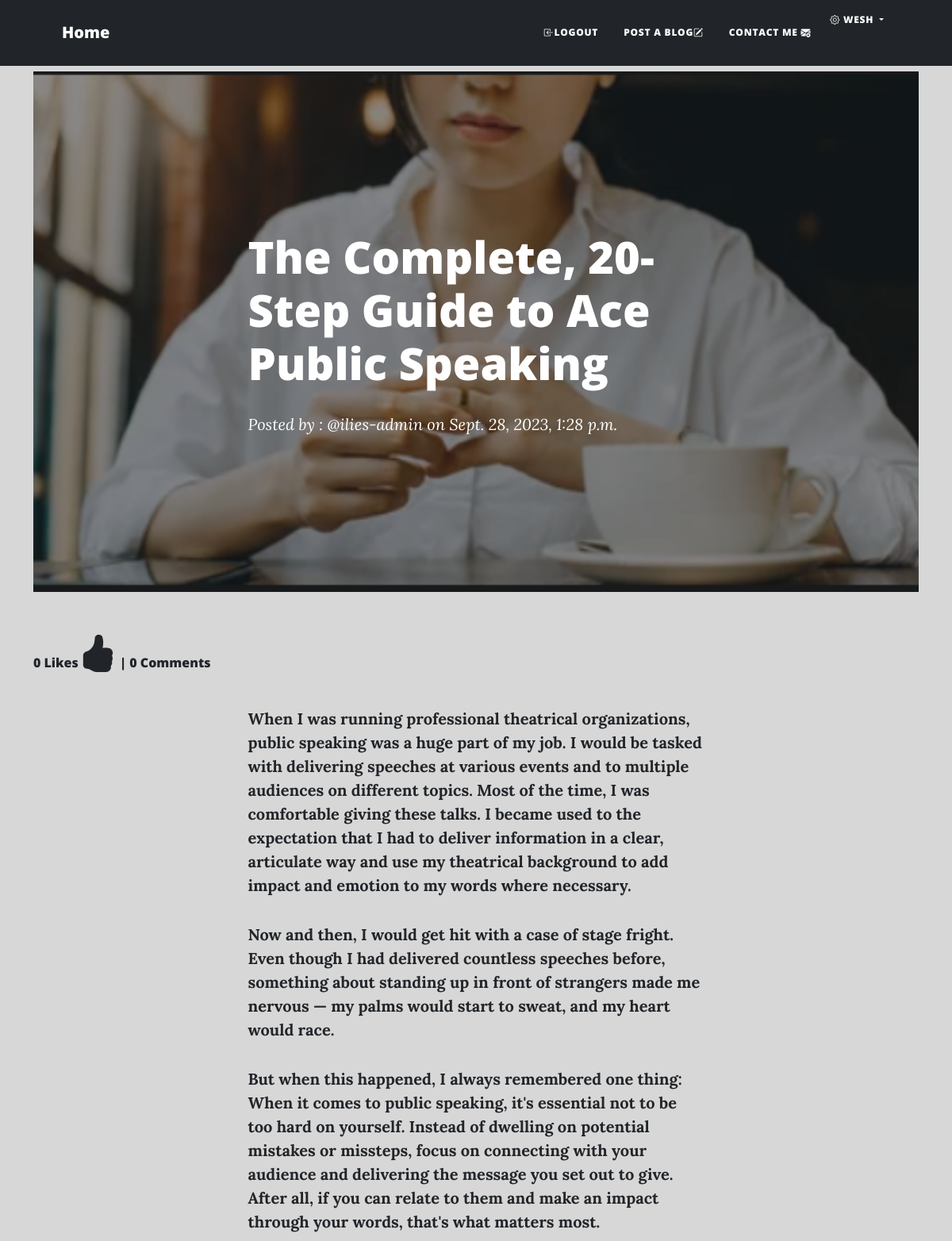
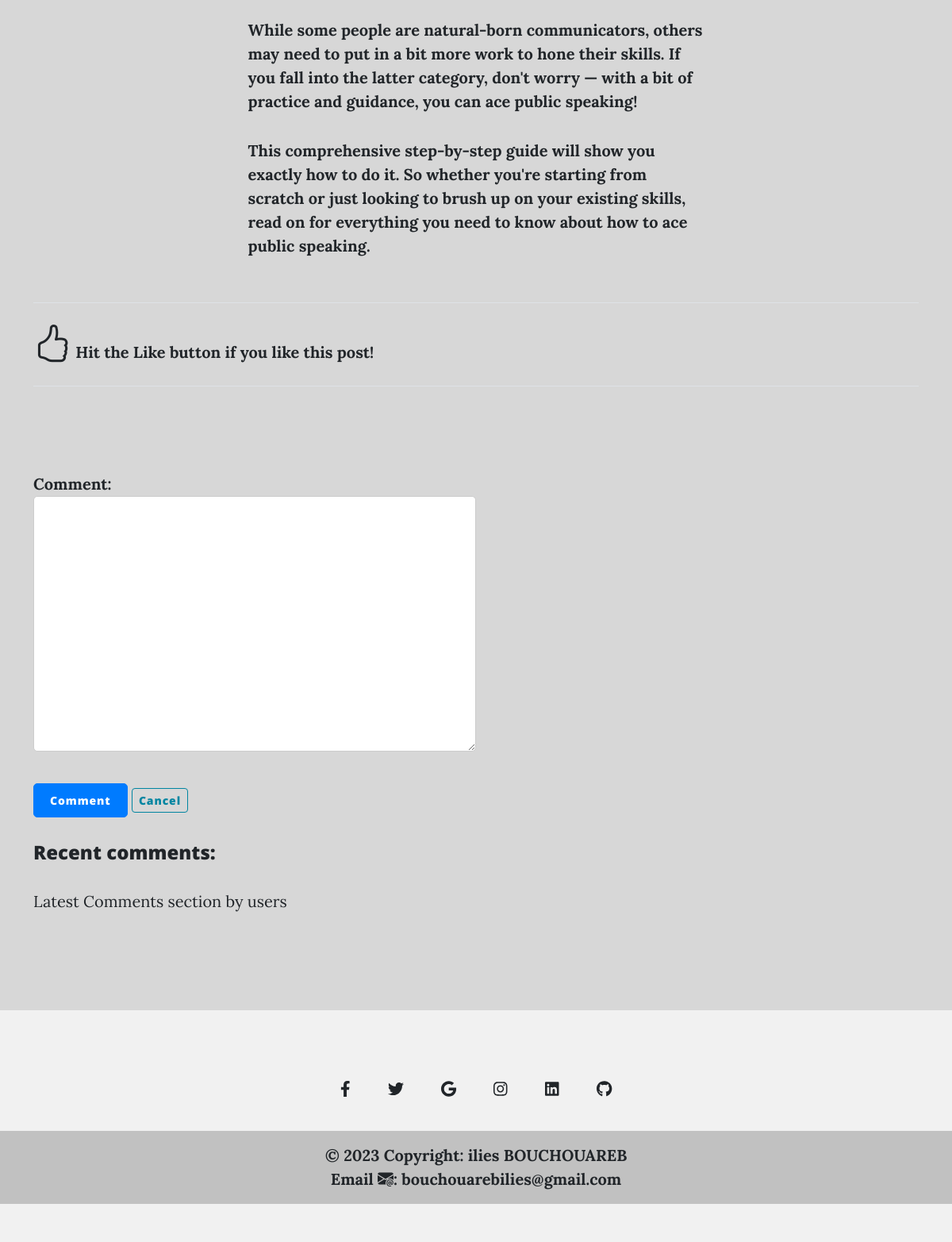
The page /blog/details/the-complete-20-step-guide-to-ace-public-speaking/ (signed in) on the database its author committed (2 pictures, top to bottom).
### App_Blog/models.py (models this page shows, shortened)
class Blog(models.Model):
    author = models.ForeignKey(User ,on_delete=models.CASCADE, related_name='post_author')
    blog_title = models.CharField(max_length=264,verbose_name='Put a title')
    slug = models.SlugField(max_length=264, unique=True)
    blog_content = models.TextField(verbose_name='what is on you mind ?')
    blog_image = models.ImageField(upload_to='blog_images',verbose_name='Blog Image')
    publish_date = models.DateTimeField(auto_now_add=True)
    update_date = models.DateTimeField(auto_now=True)
    class Meta:
        ordering = ['-publish_date']

### App_Blog/views.py (the view, shortened to what this page needs)
# urls.py: path('details/<slug:slug>/',views.blog_details,name='blog_details'),
def blog_details(request, slug):
    blog = Blog.objects.get(slug=slug)
    comment_form =CommentForm()
    already_liked = Likes.objects.filter(blog=blog,user=request.user)
    if already_liked:
        liked=True
    else:
        liked=False
    return render(request, 'App_Blog/blog_details.html',context={'blog':blog,'comment_form':comment_form,'liked':liked})

### App_Blog/forms.py
class CommentForm(forms.ModelForm):
    class Meta:
        model = Comment
        fields = ('comment',)

### templates/App_Blog/blog_details.html (shortened to what this page needs)
{% extends 'base.html' %}
{% block body_block %}
<header class="masthead" style="background-image: url('/media/{{blog.blog_image}}')">
    <div class="container position-relative px-4 px-lg-5">
        <div class="row gx-4 gx-lg-5 justify-content-center">
            <div class="col-md-10 col-lg-8 col-xl-7">
                <div class="post-heading">
                    <h1>{{ blog.blog_title }}</h1>
                    <span class="meta">
                        Posted by :
                        <a href="#!"><strong>@{{ blog.author }}</a>
                        on {{ blog.publish_date }}
                    </span>
                </div>
            </div>
        </div>
    </div>
</header>
<h6>{{ blog.liked_blog.count }} Likes<i class="bi bi-hand-thumbs-up-fill" id="like-dislike" ></i> | {{ blog.blog_comment.count }} Comments</h6>
<article class="mb-4">
    <div class="container px-4 px-lg-5">
        <div class="row gx-4 gx-lg-5 justify-content-center">
            <div class="col-md-10 col-lg-8 col-xl-7">
                <p>
                    {{ blog.blog_content|linebreaks }}
                </p>
            </div>
        </div>
    </div>
</article>
        <hr>
        {% if not liked %}
        <a href="{% url 'App_Blog:liked_post' pk=blog.pk %}">
            <i class="bi bi-hand-thumbs-up" id="like-dislike"></i>
            Hit the Like button if you like this post!
        </a>
        {% else %}
        <a href="{% url 'App_Blog:unliked_post' pk=blog.pk %}">
            <i class="bi bi-hand-thumbs-up-fill" id="like-dislike" title="Dislike ?"></i>
            You Liked this post!
        </a>
        {% endif %}
        <hr>
        <br><br>
        <div class="col-sm-6">
            <form method="post">
                {{ comment_form.as_p }}
                <button type="submit" class="btn btn-primary btn-sm">Comment</button>
                <button type="button" class="btn btn-outline-primary btn-sm">Cancel</button>
            </form>
        </div>
        <br>
        <h4 class="mb-0">Recent comments:</h4>
        <p class="fw-light mb-4 pb-2">Latest Comments section by users</p>
<br><br><br>
{% endblock body_block %}

### templates/base.html (shortened to what this page needs)
<!doctype html>
<html lang="en">
{% load static %}
  <head>
    <link href="https://cdn.jsdelivr.net/npm/bootstrap@5.3.1/dist/css/bootstrap.min.css" rel="stylesheet">
    <link rel="stylesheet" href="https://cdn.jsdelivr.net/npm/bootstrap-icons@1.10.2/font/bootstrap-icons.css">
        <link href="{% static 'css/styles.css' %}" rel="stylesheet" />
  </head>
  <body style="background-color: #d7d7d7;">
    <nav class="navbar navbar-expand-lg navbar-light bg-dark" id="mainNav">
      <div class="container px-4 px-lg-5">
        <a class="navbar-brand" href="{% url 'index' %}" id="homeLink">Home</a>
        <div class="collapse navbar-collapse" id="navbarResponsive">
          <ul class="navbar-nav ms-auto py-4 py-lg-0">
            {% if user.is_authenticated %}
              <li class="nav-item"><a class="nav-link px-lg-3 py-3 py-lg-4" href="{% url 'App_Login:logout' %}"><i class="bi bi-box-arrow-in-left"></i>Logout</a></li>
              <li class="nav-item"><a class="nav-link px-lg-3 py-3 py-lg-4" href="{% url 'App_Blog:create_blog' %}">Post a Blog<i class="bi bi-pencil-square"></i></a></li>
            {% else %}
              <li class="nav-item"><a class="nav-link px-lg-3 py-3 py-lg-4" href="{% url 'App_Login:signup' %}">Sign Up</a></li>
              <li class="nav-item"><a class="nav-link px-lg-3 py-3 py-lg-4" href="{% url 'App_Login:signin' %}">Login<i class="bi bi-box-arrow-in-right"></i></a></li>
            {% endif %}
            <li class="nav-item"><a class="nav-link px-lg-3 py-3 py-lg-4" href="{% url 'App_Login:contact' %}">Contact Me <i class="bi bi-envelope-plus-fill"></i></a></li>
            {% if user.is_authenticated %}
              <li class="nav-item dropdown">
                <a href="#" class="nav-link dropdown-toggle" id="navbardrop" data-toggle="dropdown">
                  <i class="bi bi-gear"></i> {{ user.username }}
                </a>
              </li>
            {% endif %}
          </ul>
        </div>
      </div>
    </nav>
    <br><br><br>
   <section class="container"  >
    {% block body_block %}
    {% endblock  %}
  </section>
    <footer class="text-center text-white" style="background-color: #f1f1f1;">
      <div class="container pt-4">
        <section class="mb-4">
          <a
            class="btn btn-link btn-floating btn-lg text-dark m-1"
            href="https://www.facebook.com/people/IL-Yas/pfbid0BiJNPTtpnbcVAQjkLMRWbArqNWqAZHNAicZfXqWMADbQXJZJ69vbMzkrDD4qZjjSl/"
            role="button"
            data-mdb-ripple-color="dark"
            ><i class="fab fa-facebook-f"></i
          ></a>
          <a
            class="btn btn-link btn-floating btn-lg text-dark m-1"
            href="https://twitter.com/i_iliees"
            role="button"
            data-mdb-ripple-color="dark"
            ><i class="fab fa-twitter"></i
          ></a>
          <a
            class="btn btn-link btn-floating btn-lg text-dark m-1"
            href="#!"
            role="button"
            data-mdb-ripple-color="dark"
            ><i class="fab fa-google"></i
          ></a>
          <a
            class="btn btn-link btn-floating btn-lg text-dark m-1"
            href="https://www.instagram.com/i_iliees_/?hl=af"
            role="button"
            data-mdb-ripple-color="dark"
            ><i class="fab fa-instagram"></i
          ></a>
          <a
            class="btn btn-link btn-floating btn-lg text-dark m-1"
            href="https://www.linkedin.com/in/ilies-bouchouareb-80a18a218/"
            role="button"
            data-mdb-ripple-color="dark"
            ><i class="fab fa-linkedin"></i
          ></a>
          <a
            class="btn btn-link btn-floating btn-lg text-dark m-1"
            href="https://github.com/iliees"
            role="button"
            data-mdb-ripple-color="dark"
            ><i class="fab fa-github"></i
          ></a>
        </section>
      </div>
      <div class="text-center text-dark p-3" style="background-color: rgba(0, 0, 0, 0.2);">
        © 2023 Copyright:
        <a class="text-dark" href="https://mdbootstrap.com/">ilies BOUCHOUAREB</a>
        <br>
        Email <i class="bi bi-envelope-at-fill"></i>: bouchouarebilies@gmail.com
      </div>
    </footer>
  </body>
</html>

### templates/base.html (style rules this page uses)
#homeLink { color: #fff; }
#navbarResponsive { background-color: #212529; }
#navbarResponsive a.nav-link { color: #DCD2D0; }

### templates/App_Blog/blog_details.html (style rules this page uses)
#like-dislike { font-size:xxx-large; }

### rows shown on the page
Blog: blog_image (picture), blog_title "The Complete, 20-Step Guide to Ace Public Speaking", author "ilies-admin", publish_date "Sept. 28, 2023, 1:28 p.m.", liked_blog.count "0", blog_comment.count "0", blog_content "When I was running professional theatrical organizations, public speaking was a huge part of my job. I would be tasked with delivering speeches at various events and to multiple audiences on different topics. Most of the time, I was comfortable giving these talks. I became used to the expectation that I had to deliver information in a clear, articulate way and use my theatrical background to add impact and emotion to my words where necessary. Now and then, I would get hit with a case of stage fright. Even though I had delivered countless speeches before, something about standing up in front of strangers made me nervous — my palms would start to sweat, and my heart would race. But when this…"

### other values the page prints
{{ user.username }} "WESH"
